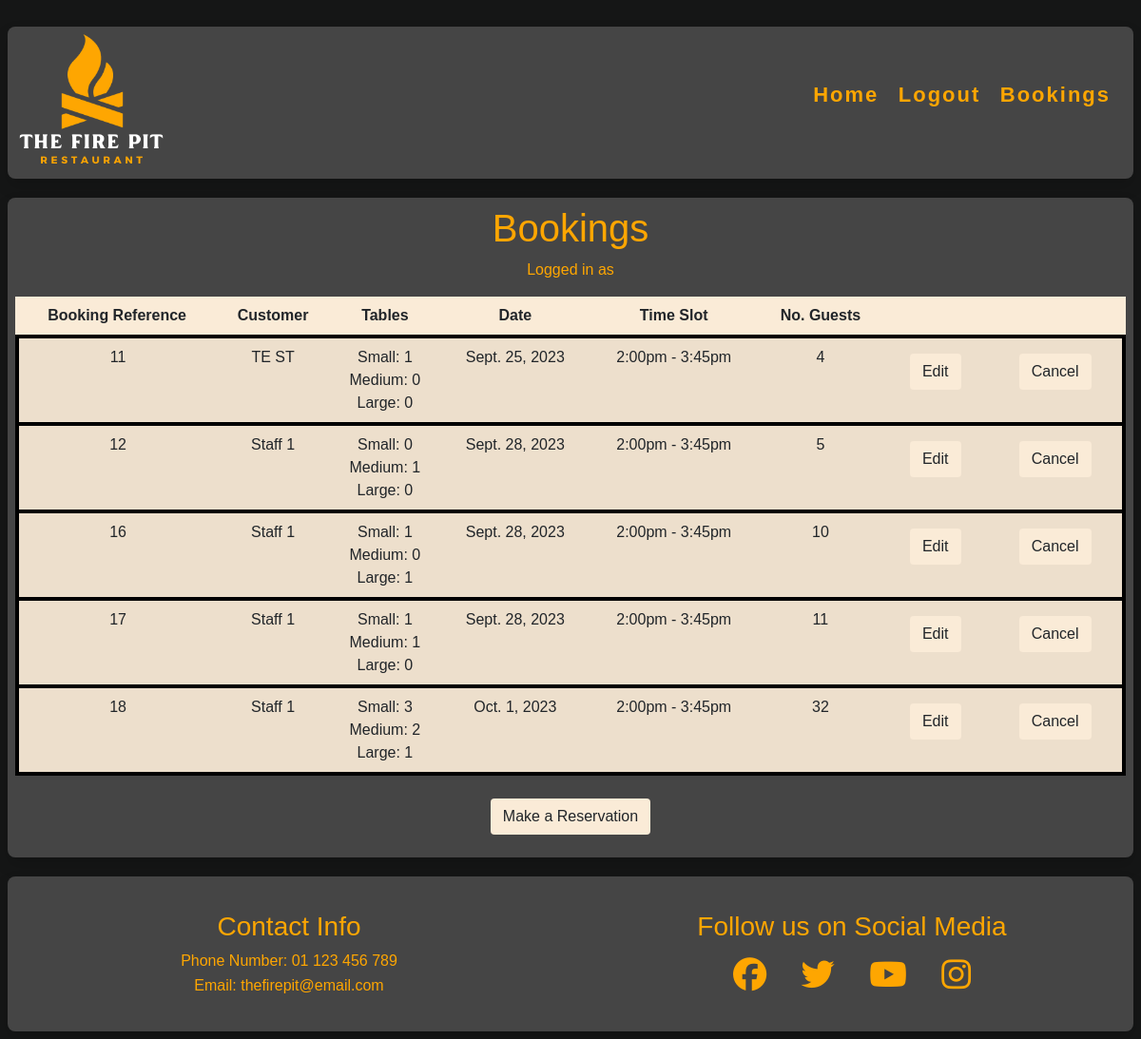
The page /booking/bookings (signed in) on the database its author committed.
### booking/models.py (models this page shows, shortened)
class Booking(models.Model):
    customer = models.ForeignKey(
        User, on_delete=models.CASCADE, related_name="customer")
    booking_name = models.CharField(max_length=25)
    tables_needed_small = models.IntegerField(default=0)
    tables_needed_medium = models.IntegerField(default=0)
    tables_needed_large = models.IntegerField(default=0)
    guest_count = models.IntegerField(default=2)
    booking_date = models.DateField()
    booking_time = models.IntegerField(choices=TIME_SLOTS, default=1)
    class Meta:
        ordering = ['booking_date', 'booking_time']

### booking/views.py (the view)
class booking_home_page(LoginRequiredMixin, ListView):
    model = Booking
    template_name = 'booking/booking_home.html'
    def get_queryset(self):
        if self.request.user.is_staff:
            return Booking.objects.filter(
                booking_date__gt=(date.today()-timedelta(days=1))
                )
        else:
            return Booking.objects.filter(
                customer=self.request.user,
                booking_date__gt=(date.today()-timedelta(days=1))
                )

### booking/templates/booking/booking_home.html (shortened to what this page needs)
{% extends "base.html" %}
{% load static %}
{% block content %}
<div class='content-block'>
    <div>
        <h1 class="text-center">{% if request.user.is_staff %}Bookings{% else %}My Bookings{% endif %}</h1>
        <p>Logged in as {{user.first_name}} {{user.last_name}}</p>
        <table class="table table-striped table-hover">
            <thead>
                <tr>
                    <th>Booking Reference</th>
                    {% if request.user.is_staff %}
                        <th>Customer</th>
                        <th>Tables</th>
                    {% else %}
                        <th>Booking Name</th>
                    {% endif %}
                    <th>Date</th>
                    <th>Time Slot</th>
                    <th>No. Guests</th>
                    <th><span class="sr-only">Edit Button Column</span></th>
                    <th><span class="sr-only">Delete Button Column</span></th>
                </tr>
            </thead>
            {% for booking in object_list %}
            <tbody>
                <tr>
                    <td>
                        {{ booking.pk }}
                    </td>
                    {% if request.user.is_staff %}
                        <td>
                            {{ booking.customer.first_name }} {{ booking.customer.last_name }}
                        </td>
                        <td class="tables">
                            <div class="tables_info">Small: {{ booking.tables_needed_small }}</div>
                            <div class="tables_info">Medium: {{ booking.tables_needed_medium }}</div>
                            <div class="tables_info">Large: {{ booking.tables_needed_large }}</div>
                        </td>
                    {% else %}
                        <td>
                            {{ booking.booking_name }}
                        </td>
                    {% endif %}
                    <td>
                        {{ booking.booking_date }}
                    </td>
                    <td>
                        {{ booking.get_booking_time_display }}
                    </td>
                    <td>
                        {{ booking.guest_count }}
                    </td>
                    <td>
                        <a href="{% url 'edit_booking' booking.id %}" class="btn m-2">Edit</a>
                    </td>
                    <td>
                        <a href="{% url 'delete_booking' booking.id %}" class="btn m-2">Cancel</a>
                    </td>
                </tr>
            </tbody>
            {% endfor %}
        </table>
    </div>
    <div>
        <a href="{% url 'create_booking' %}" class="btn m-2">Make a Reservation</a>
    </div>
</div>
{%endblock%}

### static/css/style.css (style rules this page uses)
body { font-family: Nunito, sans-serif; font-weight: 300; background-color: #151616; color: #fea601; max-width: 1200px; padding: 8px; width: 100%; margin: auto; }
.content-block { width: 100%; padding: 8px; margin: auto; padding-bottom: 16px; text-align: center; }
.btn { background-color: antiquewhite; }
table { background-color: antiquewhite; }
tbody { border: 4px #000000 solid; }

### rows shown on the page
Booking: pk "11", customer.first_name "TE", customer.last_name "ST", tables_needed_small "1", tables_needed_medium "0", tables_needed_large "0", booking_date "Sept. 25, 2023", booking_time "2:00pm - 3:45pm", guest_count "4"
Booking: pk "12", customer.first_name "Staff", customer.last_name "1", tables_needed_small "0", tables_needed_medium "1", tables_needed_large "0", booking_date "Sept. 28, 2023", booking_time "2:00pm - 3:45pm", guest_count "5"
Booking: pk "16", customer.first_name "Staff", customer.last_name "1", tables_needed_small "1", tables_needed_medium "0", tables_needed_large "1", booking_date "Sept. 28, 2023", booking_time "2:00pm - 3:45pm", guest_count "10"
Booking: pk "17", customer.first_name "Staff", customer.last_name "1", tables_needed_small "1", tables_needed_medium "1", tables_needed_large "0", booking_date "Sept. 28, 2023", booking_time "2:00pm - 3:45pm", guest_count "11"
Booking: pk "18", customer.first_name "Staff", customer.last_name "1", tables_needed_small "3", tables_needed_medium "2", tables_needed_large "1", booking_date "Oct. 1, 2023", booking_time "2:00pm - 3:45pm", guest_count "32"
